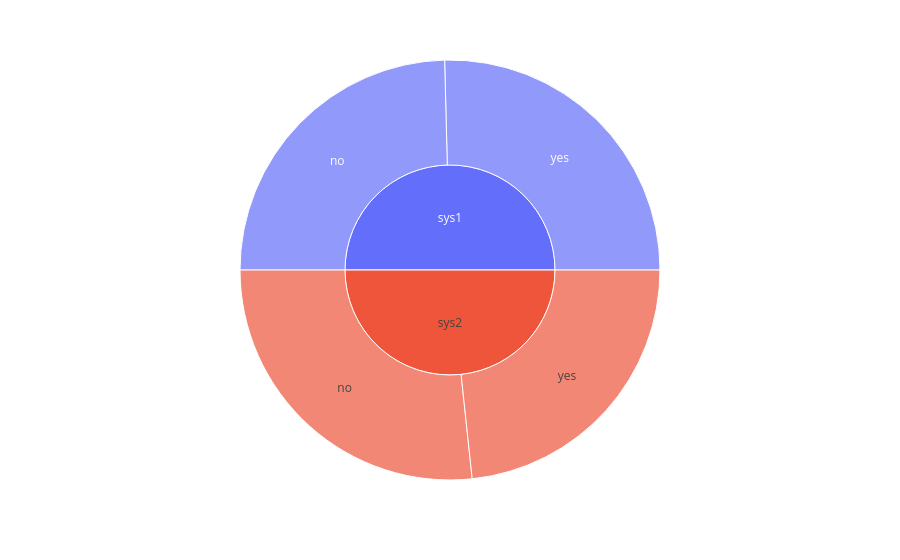

The cell this chart's notebook holds for it:
### Code cell
# make a pie plot with the first layer being the Strategy and the second layer being how much of the direct_answer_clean for each strategy is yes or no
fig = px.sunburst(data, path=["Strategy", "direct_answer_clean"])
fig.show()

### Figure 1 — Plotly figure (JSON) as saved in the notebook; plotly's stock layout.template omitted (floating-point values rounded to 4 significant figures)
{"data": [{"branchvalues": "total", "domain": {"x": [0, 1], "y": [0, 1]}, "hovertemplate": "labels=%{label}<br>count=%{value}<br>parent=%{parent}<br>id=%{id}<extra></extra>", "ids": ["sys1/no", "sys2/no", "sys1/yes", "sys2/yes", "sys1", "sys2"], "labels": ["no", "no", "yes", "yes", "sys1", "sys2"], "name": "", "parents": ["sys1", "sys2", "sys1", "sys2", "", ""], "type": "sunburst", "values": [635, 689, 656, 602, 1291, 1291]}], "layout": {"legend": {"tracegroupgap": 0}, "margin": {"t": 60}}}
